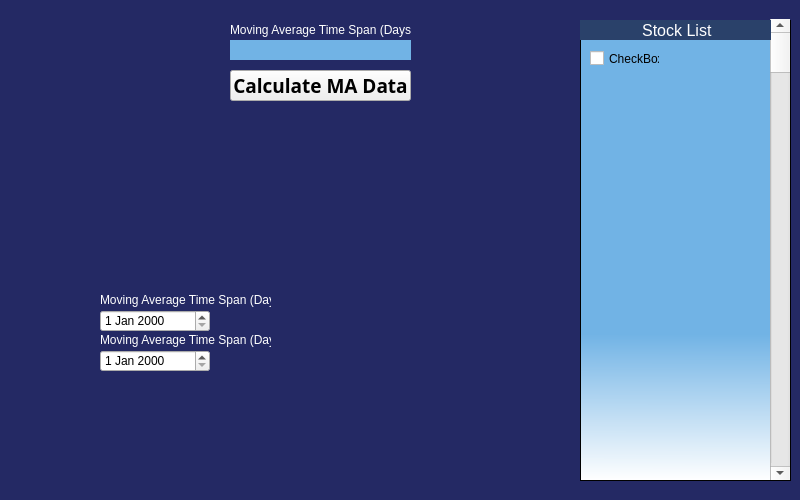
<?xml version="1.0" encoding="UTF-8"?>
<ui version="4.0">
 <class>AnalyzeStock</class>
 <widget class="QMainWindow" name="AnalyzeStock">
  <property name="geometry">
   <rect>
    <x>0</x>
    <y>0</y>
    <width>800</width>
    <height>500</height>
   </rect>
  </property>
  <property name="windowTitle">
   <string>AnalyzeStock</string>
  </property>
  <widget class="QWidget" name="centralwidget">
   <widget class="QWidget" name="widget" native="true">
    <property name="geometry">
     <rect>
      <x>0</x>
      <y>0</y>
      <width>800</width>
      <height>500</height>
     </rect>
    </property>
    <property name="styleSheet">
     <string notr="true">QWidget#widget{
background-color: qlineargradient(spread:pad, x1:0, y1:0, x2:1, y2:1, stop:1 rgba(36, 41, 100, 255));
}</string>
    </property>
    <widget class="QListView" name="listView">
     <property name="geometry">
      <rect>
       <x>580</x>
       <y>20</y>
       <width>211</width>
       <height>461</height>
      </rect>
     </property>
     <property name="styleSheet">
      <string notr="true">background-color: qlineargradient(spread:pad, x1:0.529, y1:0, x2:0.528, y2:1, stop:0.681818 rgba(113, 179, 229, 255), stop:1 rgba(255, 255, 255, 255));</string>
     </property>
    </widget>
    <widget class="QScrollBar" name="verticalScrollBar">
     <property name="geometry">
      <rect>
       <x>770</x>
       <y>19</y>
       <width>20</width>
       <height>461</height>
      </rect>
     </property>
     <property name="orientation">
      <enum>Qt::Vertical</enum>
     </property>
    </widget>
    <widget class="QLabel" name="label">
     <property name="geometry">
      <rect>
       <x>580</x>
       <y>20</y>
       <width>191</width>
       <height>20</height>
      </rect>
     </property>
     <property name="font">
      <font>
       <pointsize>12</pointsize>
      </font>
     </property>
     <property name="styleSheet">
      <string notr="true">background-color: rgb(42, 65, 106);
color: rgb(255, 255, 255);</string>
     </property>
     <property name="text">
      <string>              Stock List</string>
     </property>
    </widget>
    <widget class="QCheckBox" name="checkBox">
     <property name="geometry">
      <rect>
       <x>590</x>
       <y>50</y>
       <width>70</width>
       <height>17</height>
      </rect>
     </property>
     <property name="styleSheet">
      <string notr="true">font: 10pt &quot;MS Shell Dlg 2&quot;;
font: 10pt &quot;Bahnschrift&quot;;</string>
     </property>
     <property name="text">
      <string>CheckBox</string>
     </property>
    </widget>
    <widget class="QDateEdit" name="dateEdit">
     <property name="geometry">
      <rect>
       <x>100</x>
       <y>310</y>
       <width>110</width>
       <height>22</height>
      </rect>
     </property>
    </widget>
    <widget class="QLabel" name="label_3">
     <property name="geometry">
      <rect>
       <x>100</x>
       <y>290</y>
       <width>171</width>
       <height>20</height>
      </rect>
     </property>
     <property name="styleSheet">
      <string notr="true">color: rgb(255, 255, 255);</string>
     </property>
     <property name="text">
      <string>Moving Average Time Span (Days)</string>
     </property>
    </widget>
    <widget class="QDateEdit" name="dateEdit_2">
     <property name="geometry">
      <rect>
       <x>100</x>
       <y>350</y>
       <width>110</width>
       <height>22</height>
      </rect>
     </property>
    </widget>
    <widget class="QLabel" name="label_4">
     <property name="geometry">
      <rect>
       <x>100</x>
       <y>330</y>
       <width>171</width>
       <height>20</height>
      </rect>
     </property>
     <property name="styleSheet">
      <string notr="true">color: rgb(255, 255, 255);</string>
     </property>
     <property name="text">
      <string>Moving Average Time Span (Days)</string>
     </property>
    </widget>
    <widget class="QWidget" name="widget_2" native="true">
     <property name="geometry">
      <rect>
       <x>210</x>
       <y>10</y>
       <width>220</width>
       <height>101</height>
      </rect>
     </property>
     <widget class="QLabel" name="label_2">
      <property name="geometry">
       <rect>
        <x>20</x>
        <y>10</y>
        <width>181</width>
        <height>20</height>
       </rect>
      </property>
      <property name="styleSheet">
       <string notr="true">color: rgb(255, 255, 255);</string>
      </property>
      <property name="text">
       <string>Moving Average Time Span (Days)</string>
      </property>
     </widget>
     <widget class="QLineEdit" name="lineEdit">
      <property name="geometry">
       <rect>
        <x>20</x>
        <y>30</y>
        <width>181</width>
        <height>20</height>
       </rect>
      </property>
      <property name="styleSheet">
       <string notr="true">border-radius: 40px;
background-color: rgba(113, 179, 229, 255);</string>
      </property>
      <property name="text">
       <string/>
      </property>
     </widget>
     <widget class="QPushButton" name="pushButton">
      <property name="geometry">
       <rect>
        <x>20</x>
        <y>60</y>
        <width>181</width>
        <height>31</height>
       </rect>
      </property>
      <property name="font">
       <font>
        <family>Bahnschrift SemiBold</family>
        <pointsize>14</pointsize>
        <weight>75</weight>
        <bold>true</bold>
       </font>
      </property>
      <property name="text">
       <string>Calculate MA Data</string>
      </property>
     </widget>
    </widget>
   </widget>
  </widget>
 </widget>
 <resources/>
 <connections/>
</ui>
